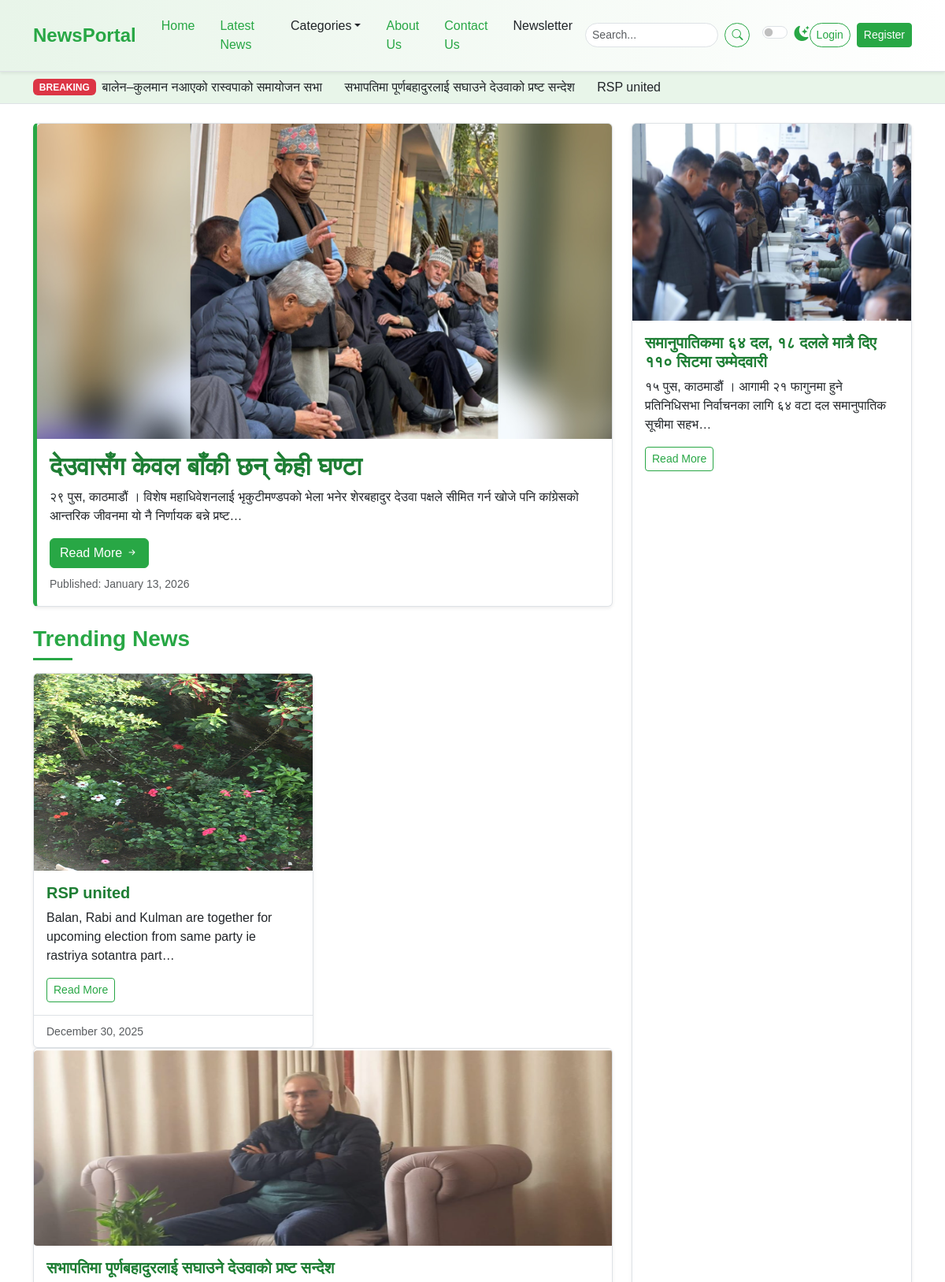
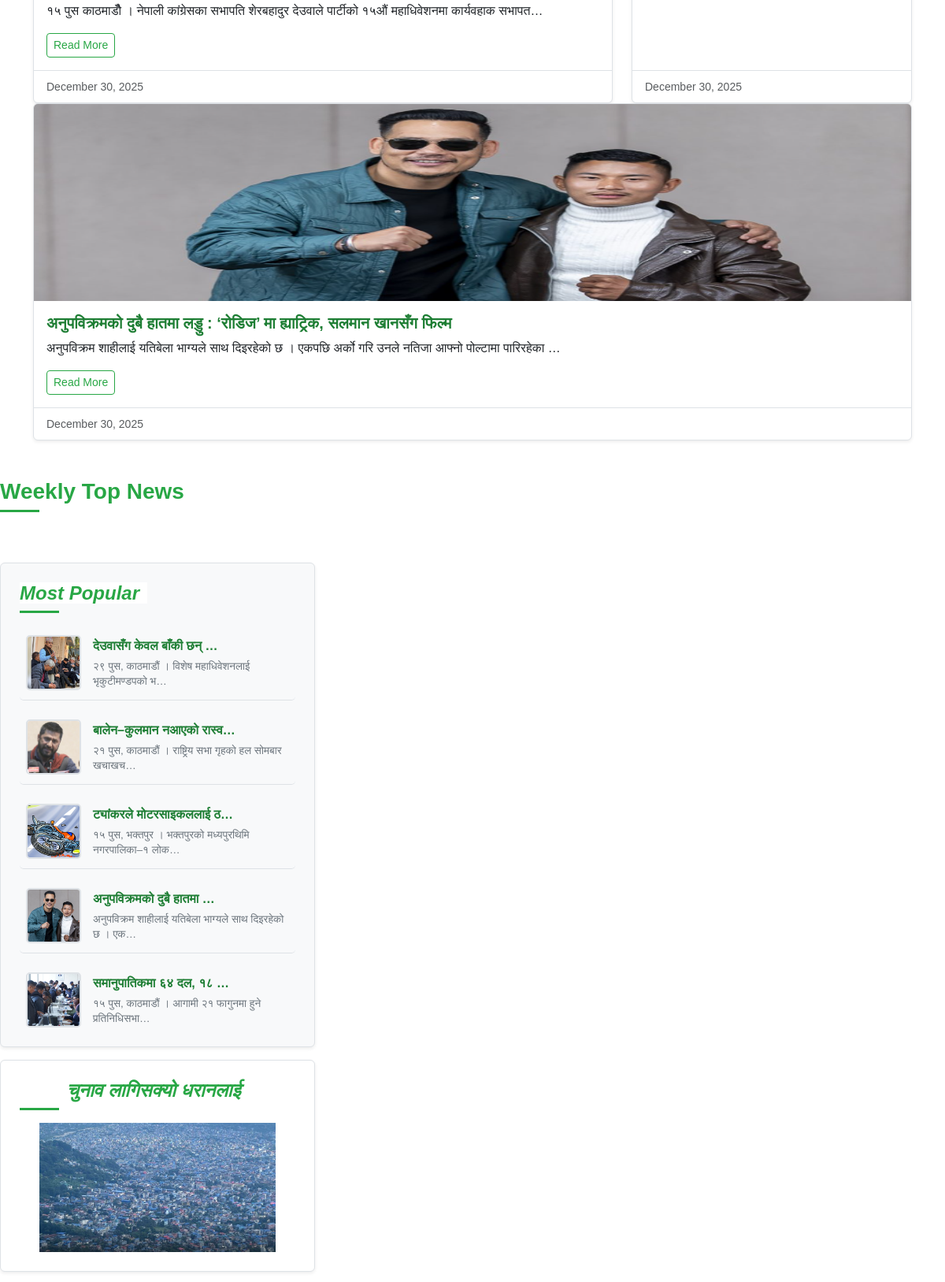
The page / (upper part) on the database its author committed (2 pictures, top to bottom).
### news_app/models.py (models this page shows, shortened)
class TimeStampModel(models.Model):
    created_at = models.DateTimeField(auto_now_add=True)
    updated_at = models.DateTimeField(auto_now_add=True)
    class Meta:
        abstract = True

class Post(TimeStampModel):
    STATUS_CHOICES = [
        ("active", "Active"),
        ("inactive", "Inactive"),
    ]
    title = models.CharField(max_length=200)
    content = models.TextField()
    feature_image= models.ImageField(upload_to="post_image/%Y/%m/%d", blank=False)
    author = models.ForeignKey("auth.user", on_delete=models.CASCADE)
    status = models.CharField(max_length=20,choices=STATUS_CHOICES, default="active")
    views_count = models.PositiveBigIntegerField(default=0)
    is_breaking_news= models.BooleanField(default=False)
    published_at = models.DateTimeField(null=True, blank=True)
    category = models.ForeignKey(Category, on_delete=models.CASCADE)
    tag= models.ManyToManyField(Tag)

class Advertisement(TimeStampModel):
    title = models.CharField(max_length = 100)
    image = models.ImageField(upload_to = "advertisements/%Y/%m/%d", blank = False)

### news_app/views.py (the view)
# urls.py: path("", views.HomeView.as_view(), name = "home"),
class HomeView(SidebarMixin, TemplateView):
    template_name = "newsportal/home.html"
    def get_context_data(selfsellf, **kwargs):
        context = super().get_context_data(**kwargs)
        context["breaking_news"] = (
                                       Post.objects.filter(
            published_at__isnull = False, status= "active", is_breaking_news=True
        ).order_by("-published_at"))[:3]
        context["featured_post"] = (
            Post.objects.filter(published_at__isnull=False, status="active")
            .order_by("-published_at", "-views_count")
            .first()
        )
        context["trending_news"] = Post.objects.filter(
            published_at__isnull=False, status ="active"
        ).order_by("published_at")[:4]
        one_week_ago = timezone.now() - timedelta(days=7)
        context["weekly_top_posts"] = Post.objects.filter(
            published_at__isnull =False, status ="active", published_at__gte =one_week_ago
        ).order_by("-published_at", "-views_count")[:5]
        return context

### news_app/nav.py (called while the page is built)
def nav(request):
    categories = Category.objects.all()[:4]
    return {"categories": categories}

### news_app/views.py (called while the page is built)
    def get_context_data(self, **kwargs):
        context = super().get_context_data(**kwargs)
        context["popular_posts"] = Post.objects.filter(
            published_at__isnull=False, status="active"
        ).order_by("-published_at")[:5]
        context["advertisement"] = (
            Advertisement.objects.all().order_by("-created_at").first()
        )
        return context

### templates/newsportal/home.html (shortened to what this page needs)
{% extends "newsportal/base.html" %}
{% block content %}
  {% include "newsportal/home/breaking_news.html" %}
  <div class="container mt-4">
    <div class="row">
      <div class="col-lg-8">
        {% include "newsportal/home/left/featured_story.html" %}
        {% include "newsportal/home/left/trending_news.html" %}
        {% include "newsportal/home/left/weekly_top_news.html" %}
      <div class="col-lg-4">
        <div class="position-sticky sticky-sidebar-offset">
          {% include "newsportal/home/right/most_popular.html" %}
          {% include "newsportal/home/right/advertisement.html" %}
        </div>
      </div>
{% endblock content %}

### templates/newsportal/home/breaking_news.html
    <div class="breaking-news-ticker bg-light py-2">
      <div class="container">
        <div class="d-flex align-items-center">
          <span class="badge bg-danger me-2">BREAKING</span>
          <marquee behavior="scroll"
                   direction="left"
                   onmouseover="this.stop();"
                   onmouseout="this.start();">
            {% for post in breaking_news %}
            <a href="article.html" class="text-dark text-decoration-none me-4">{{ post.title }}</a>
            {% endfor %}
          </marquee>
        </div>
      </div>
    </div>

### templates/newsportal/home/left/featured_story.html
<div class="card mb-4 featured-story-card shadow-sm">
  <img src="{{ featured_post.feature_image.url }}"
       class="card-img-top"
       alt="{{ featured_post.title }}"
       width="800"
       height="400" />
  <div class="card-body">
    <h2 class="card-title fw-bold">{{ featured_post.title }}</h2>
    <p class="card-text">{{ featured_post.content|striptags|truncatechars:150 }}</p>
    <a href="{% url 'post-detail' featured_post.pk %}" class="btn btn-success">Read More <i class="bi bi-arrow-right-short"></i></a>
    <p class="card-text mt-2">
      <small class="text-muted">Published: {{ featured_post.published_at|date:"F j, Y" }}</small>
    </p>
  </div>
</div>

### templates/newsportal/home/left/trending_news.html (shortened to what this page needs)
          <h3 class="mb-3 section-title">
            <span>Trending News</span>
          </h3>
          <div class="row row-cols-1 row-cols-md-2 g-4">
            {% for post in trending_news %}
            <div class="col">
              <div class="card h-100 shadow-sm news-card">
                <img src="{{ post.feature_image.url }}"
                     width="400"
                     height="250"
                     class="card-img-top"
                     alt="Trending News 1" />
                <div class="card-body">
                  <h5 class="card-title">{{ post.title }}</h5>
                  <p class="card-text">{{ post.content|truncatechars:100}}</p>
                  <a href="article.html" class="btn btn-outline-success btn-sm">Read More</a>
                </div>
                <div class="card-footer">
                  <small class="text-muted">{{ post.published_at|date:"F j, Y" }}</small>
                </div>
              </div>
            </div>
            </div>
            {% endfor %}

### templates/newsportal/home/right/most_popular.html
<div class="p-4 mb-3 bg-light rounded sidebar-widget shadow-sm">
  <h4 class="fst-italic section-title">
    <span>Most Popular</span>
  </h4>
  <ul class="list-unstyled mb-0 popular-list">
    {% for post in popular_posts %}
      <li>
        <img src="{{ post.feature_image.url }}"
             alt="Popular 1"
             width="70"
             height="70" />
        <div>
          <a href="{% url 'post-detail' post.pk %}" class="popular-title-link">{{ post.title|truncatechars:24 }}</a>
          <p class="popular-description">{{ post.content|striptags|truncatechars:53 }}</p>
        </div>
      </li>
    {% endfor %}
  </ul>
</div>

### templates/newsportal/home/right/advertisement.html
            <div class="p-4 mb-3 rounded sidebar-widget shadow-sm text-center">
              <h4 class="fst-italic section-title">
                <span>{{ advertisement.title }}</span>
              </h4>
              <img src="{{ advertisement.image.url }}"
                   width="300"
                   height="250"
                   class="img-fluid"
                   alt="Advertisement" />
            </div>

### static/css/style.css (style rules this page uses)
:root { --primary-green: #28a745; --light-green: #e8f5e9; --dark-green: #1e7e34; --accent-green: #5cb85c; --text-color-light: #212529; --text-color-dark: #f8f9fa; --bg-light: #ffffff; --bg-dark: #212529; --card-bg-light: #ffffff; --card-bg-dark: #343a40; --border-color-light: #dee2e6; --border-color-dark: #495057; --shadow-sm: 0 0.125rem 0.25rem rgba(0, 0, 0, 0.075); --shadow: 0 0.5rem 1rem rgba(0, 0, 0, 0.15); --transition-speed: 0.3s ease; }
body { font-family: "Poppins", sans-serif; background-color: var(--bg-light); color: var(--text-color-light); transition: background-color var(--transition-speed), color var(--transition-speed); }
.breaking-news-ticker { border-bottom: 1px solid var(--border-color-light); background-color: var(--light-green) !important; }
.section-title { position: relative; padding-bottom: 10px; margin-bottom: 20px; font-weight: 600; color: var(--primary-green); }
.section-title span { position: relative; z-index: 1; background-color: var(--bg-light); padding-right: 10px; }
.section-title::after { content: ""; position: absolute; left: 0; bottom: 0; width: 50px; height: 3px; background-color: var(--primary-green); }
.card { border: 1px solid var(--border-color-light); transition: box-shadow var(--transition-speed), transform var(--transition-speed); background-color: var(--card-bg-light); color: var(--text-color-light); }
.featured-story-card { border-left: 5px solid var(--primary-green); }
.card-title { color: var(--dark-green); font-weight: 600; }
.card-footer { background-color: transparent; border-top: 1px solid var(--border-color-light); }
.sidebar-widget { background-color: var(--card-bg-light); border: 1px solid var(--border-color-light); padding: 1.5rem !important; }
.sidebar-widget h4 { color: var(--primary-green); margin-bottom: 1rem; }
.popular-list li { display: flex; align-items: center; margin-bottom: 0.75rem; padding: 0.75rem 0.5rem; border-bottom: 1px solid var(--border-color-light); transition: background-color var(--transition-speed); border-radius: 5px; }
.popular-list li:last-child { border-bottom: none; margin-bottom: 0; padding-bottom: 0; }
.popular-list img { width: 70px; height: 70px; object-fit: cover; border-radius: 5px; margin-right: 15px; flex-shrink: 0; border: 2px solid var(--border-color-light); }
.popular-list li div { display: flex; flex-direction: column; justify-content: center; flex-grow: 1; }
.popular-list .popular-title-link { text-decoration: none; color: var(--dark-green); font-weight: 600; margin-bottom: 0.25rem; display: block; transition: color var(--transition-speed); }
.popular-list .popular-description { font-size: 0.85rem; color: #6c757d; margin-bottom: 0; line-height: 1.4; }
.popular-list a { text-decoration: none; color: var(--text-color-light); transition: color var(--transition-speed); flex-grow: 1; }
.btn-success { background-color: var(--primary-green); border-color: var(--primary-green); transition: background-color var(--transition-speed), border-color var(--transition-speed), box-shadow var(--transition-speed); }
.btn-outline-success { color: var(--primary-green); border-color: var(--primary-green); transition: background-color var(--transition-speed), color var(--transition-speed); }
.sticky-sidebar-offset { top: 6rem; }

### rows shown on the page
Post: title "बालेन–कुलमान नआएको रास्वपाको समायोजन सभा", feature_image (picture), title "बालेन–कुलमान नआएको रास्व…", content "२१ पुस, काठमाडौं । राष्ट्रिय सभा गृहको हल सोमबार खचाखच…"
Post: title "सभापतिमा पूर्णबहादुरलाई सघाउने देउवाको प्रष्ट सन्देश", feature_image (picture), content "१५ पुस काठमाडौँ । नेपाली कांग्रेसका सभापति शेरबहादुर देउवाले पार्टीको १५औं महाधिवेशनमा कार्यवहाक सभापत…", published_at "December 30, 2025"
Post: title "RSP united", feature_image (picture), content "Balan, Rabi and Kulman are together for upcoming election from same party ie rastriya sotantra part…", published_at "December 30, 2025"
Post: feature_image (picture), title "देउवासँग केवल बाँकी छन् केही घण्टा", content "२९ पुस, काठमाडौं । विशेष महाधिवेशनलाई भृकुटीमण्डपको भेला भनेर शेरबहादुर देउवा पक्षले सीमित गर्न खोजे पनि कांग्रेसको आन्तरिक जीवनमा यो नै निर्णायक बन्ने प्रष्ट…", published_at "January 13, 2026", title "देउवासँग केवल बाँकी छन् …", content "२९ पुस, काठमाडौं । विशेष महाधिवेशनलाई भृकुटीमण्डपको भ…"
Post: feature_image (picture), title "समानुपातिकमा ६४ दल, १८ दलले मात्रै दिए ११० सिटमा उम्मेदवारी", content "१५ पुस, काठमाडौं । आगामी २१ फागुनमा हुने प्रतिनिधिसभा निर्वाचनका लागि ६४ वटा दल समानुपातिक सूचीमा सहभ…", published_at "December 30, 2025", title "समानुपातिकमा ६४ दल, १८ …", content "१५ पुस, काठमाडौं । आगामी २१ फागुनमा हुने प्रतिनिधिसभा…"
Post: feature_image (picture), title "अनुपविक्रमको दुबै हातमा लड्डु : ‘रोडिज’ मा ह्याट्रिक, सलमान खानसँग फिल्म", content "अनुपविक्रम शाहीलाई यतिबेला भाग्यले साथ दिइरहेको छ । एकपछि अर्को गरि उनले नतिजा आफ्नो पोल्टामा पारिरहेका …", published_at "December 30, 2025", title "अनुपविक्रमको दुबै हातमा …", content "अनुपविक्रम शाहीलाई यतिबेला भाग्यले साथ दिइरहेको छ । एक…"
Post: feature_image (picture), title "ट्यांकरले मोटरसाइकललाई ठ…", content "१५ पुस, भक्तपुर । भक्तपुरको मध्यपुरथिमि नगरपालिका–१ लोक…"
Advertisement: title "चुनाव लागिसक्यो धरानलाई", image (picture)
